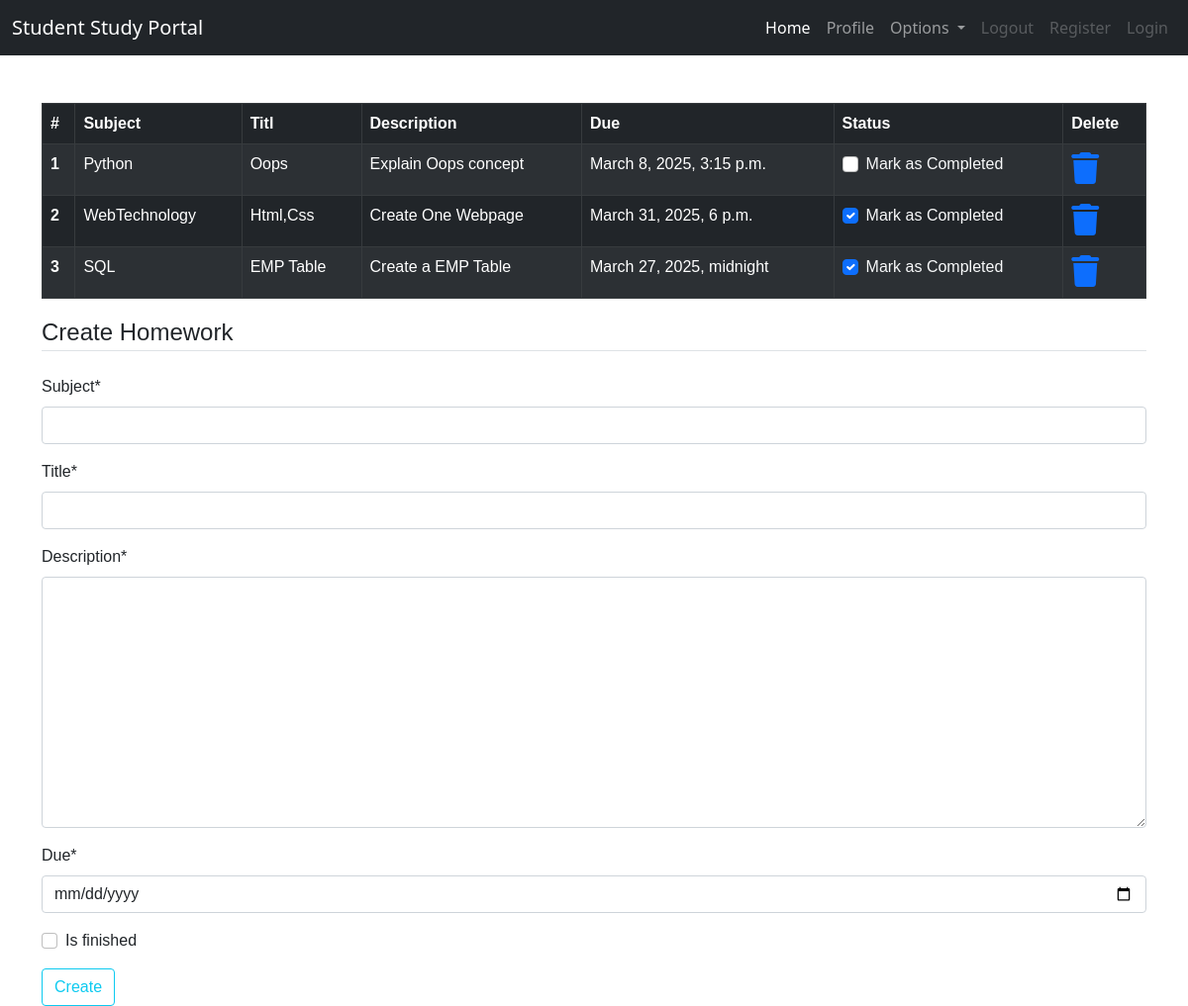
Screenshot of /homework/ (signed in) with the database file from the repository.
### dashboard/models.py (models this page shows, shortened)
class Homework(models.Model):
    user = models.ForeignKey(User,on_delete=models.CASCADE)
    subject = models.CharField(max_length=50)
    title = models.CharField(max_length=200)
    description = models.TextField()
    due = models.DateTimeField()
    is_finished = models.BooleanField(default=False)

### dashboard/views.py (the view)
# urls.py: path('homework/', views.homework, name='homework'),
def homework(request):
    if request.method == 'POST':
        form = HomeworkForm(request.POST)
        if form.is_valid():
            try:
                finished = request.POST['is_finished']
                finished = finished == 'on'
            except KeyError:
                finished = False
            homeworks = Homework(
                user=request.user,
                subject=request.POST['subject'],
                title=request.POST['title'],
                description=request.POST['description'],
                due=request.POST['due'],
                is_finished=finished,
            )
            homeworks.save()
            messages.success(request, f'Homework added from {request.user.username} successfully!!')
    else:
        form = HomeworkForm()
    homework = Homework.objects.filter(user=request.user)
    homework_done = len(homework) == 0
    context = {'homeworks': homework, 'homework_done': homework_done, 'form': form}
    return render(request, 'homework.html', context)

### dashboard/forms.py
class HomeworkForm(forms.ModelForm):
    class Meta:
        model = Homework
        widgets = {'due':DateInput()}
        fields = ['subject','title','description','due','is_finished']

### templates/homework.html (shortened to what this page needs)
{% extends 'base.html' %}
{% load static %}
{% load crispy_forms_tags%}
{% block content%}
<div class="container">
    {% if not homework_done%}
    <table class="table table-striped table-bordered table-hover table-dark">
        <thead>
            <tr>
                <th scope='col'>#</th>
                <th scope='col'>Subject</th>
                <th scope='col'>Titl</th>
                <th scope='col'>Description</th>
                <th scope='col'>Due</th>
                <th scope='col'>Status</th>
                <th scope='col'>Delete</th>
            </tr>
        </thead>
        <tbody>
            {% for homework in homeworks %}
            <tr>
                <th scope="row">{{forloop.counter}}</th>
                <td>{{homework.subject}}</td>
                <td>{{homework.title}}</td>
                <td>{{homework.description}}</td>
                <td>{{homework.due}}</td>
                <td>
                    <a href="{% url 'update_homework' homework.id %}">
                        <div class="form-check">
                            {% if homework.is_finished == True %}
                            <input class="form-check-input" type="checkbox" value="" checked>
                            {% else %}
                            <input class="form-check-input" type="checkbox" value="">
                            {% endif %}
                            <label class="form-check-label text-light" for="flexCheckDefault">
                                Mark as Completed
                            </label>
                        </div>
                    </a>
                </td>
                <td><a href="{% url 'delete_homework' homework.id %}"><i class="fa fa-trash fa-2x"></i></a></td>
            </tr>
            {% endfor %}
        </tbody>
    </table>
    {% else %}
    <h4>All homework are Completed!! Create to have more!!</h4>
    {% endif %}
</div>
<div class="container">
    <form method="POST">
        <fieldset class="form-group">
            <legend class="border-bottom mb-4">Create Homework</legend>
            {{form|crispy}}
        </fieldset>
        <div class="form-group">
            <button href="" class="btn btn-outline-info" type="submit">Create</button>
        </div>
    </form>
</div>
{% endblock content %}

### static/css/main.css (style rules this page uses)
html { scroll-behavior: smooth; height: 100%; width: 100%; }

### rows the page displays
Homework: subject "Python", title "Oops", description "Explain Oops concept", due "March 8, 2025, 3:15 p.m."
Homework: subject "WebTechnology", title "Html,Css", description "Create One Webpage", due "March 31, 2025, 6 p.m."
Homework: subject "SQL", title "EMP Table", description "Create a EMP Table", due "March 27, 2025, midnight"
